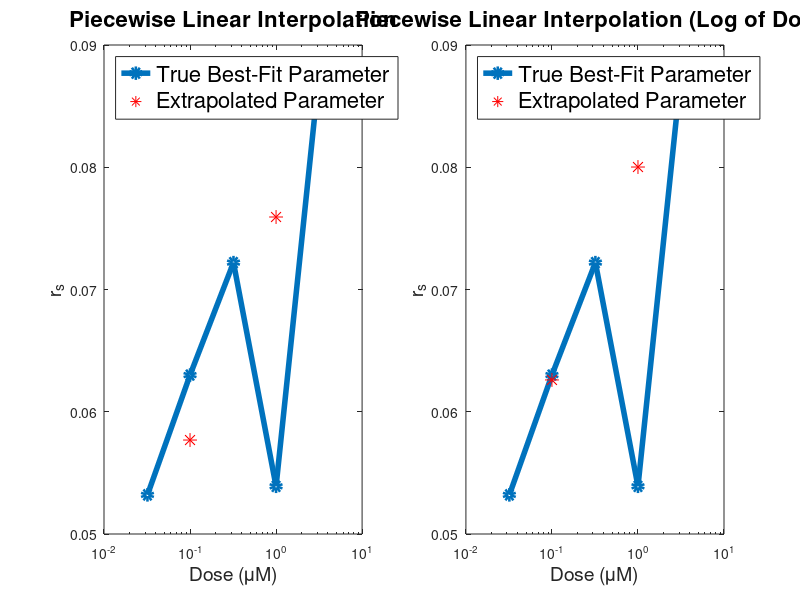
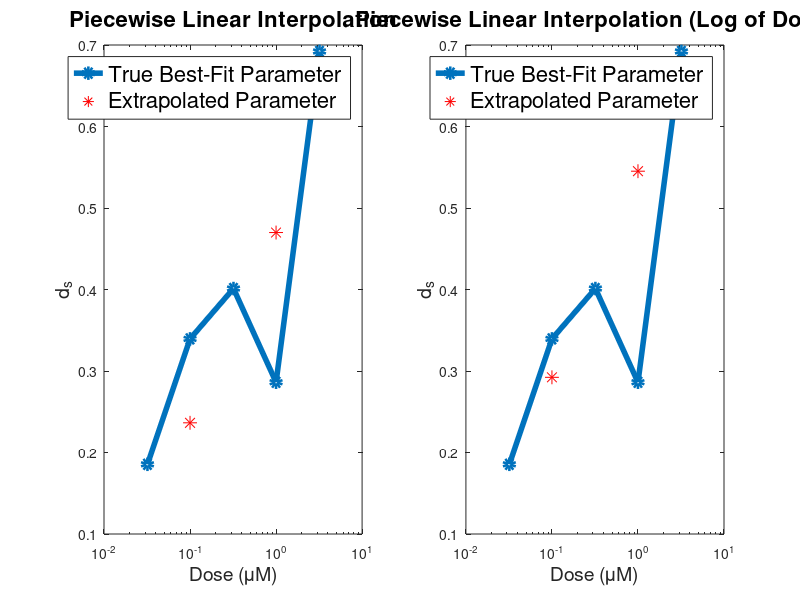
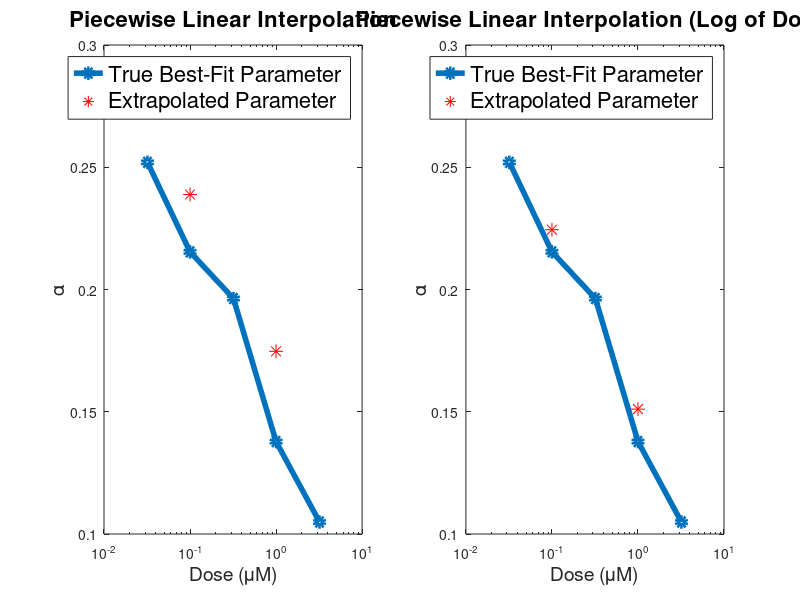
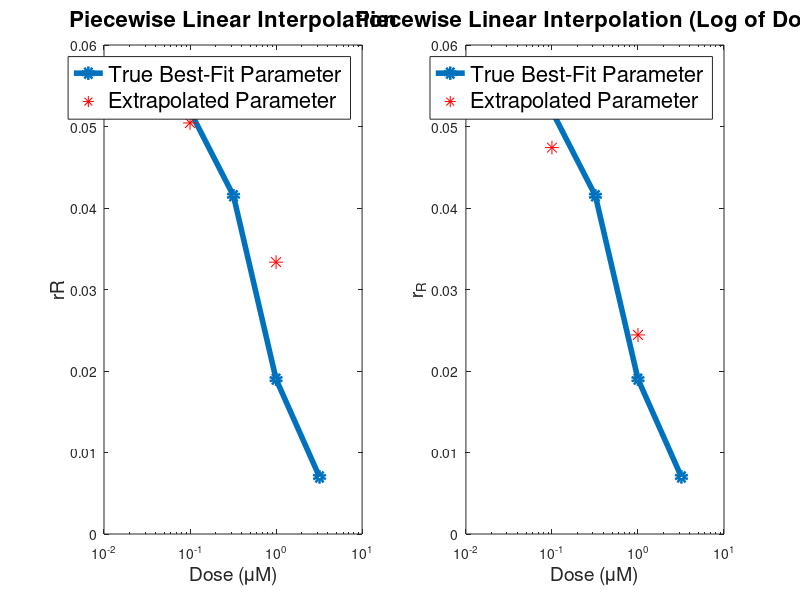

Reproduce these figures in MATLAB, in order. (Note: this script raises an error after producing the figures.)
%%%%%%%%%%%%%%%%%%%%%%%%%%%%%%%%%%%%%%%%%%%%%%%%%%%%%%%%%%%%%%%%%%%%%%%%%
%                                                                       %
% Performs piecewise linear interpolation of best-fit parameters at     %
% dose of 0.032, 0.32 and 3.2 to predict parameter values at dose of    %
% 0.1 and 1 muM.                                                        %
%                                                                       %
%%%%%%%%%%%%%%%%%%%%%%%%%%%%%%%%%%%%%%%%%%%%%%%%%%%%%%%%%%%%%%%%%%%%%%%%%

clearvars; close all;

%% Data: updated EXCEPT at doses of 0.1 and 1
drug_all = [0.032 0.1 0.32 1 3.2];
drug = drug_all(1:2:end);
drug_validate = drug_all(2:2:end);
rS_all = [0.0532 0.0630 0.0722 0.0539 0.0880];
dS_all = [0.1855 0.3394 0.4012 0.2862 0.6921];
alpha_all = [0.2520 0.2154 0.1963 0.1378 0.1049];
rR_all = [0.0532 0.0519 0.0415 0.0190 0.0070];
dR_all = [0.0751 0.0819 0.0699 0.0340 0.0137];

%% Divide rs into training and validation and use linear interpolation
rS = rS_all(1:2:end);
rS_interp = interp1(drug,rS,drug_validate); % On (dose, parameter)
rS_interp_log = interp1(log10(drug),rS,log10(drug_validate)); % On (log10(dose),parameter)
figure; 
set(gcf, 'Units', 'Normalized','OuterPosition', [0.05, 0.05, 0.5, 0.75]);
subplot(1,2,1)
semilogx(drug_all,rS_all,'o-','LineWidth',4); hold on;
semilogx(drug_validate,rS_interp,'*r','MarkerSize',10);
legend('True Best-Fit Parameter','Extrapolated Parameter','FontSize',16,...
    'Location','NorthWest');
title('Piecewise Linear Interpolation','FontSize',16);
xlabel('Dose (\muM)','FontSize',14);
ylabel('r_s','FontSize',14);
hold off;
subplot(1,2,2)
semilogx(drug_all,rS_all,'o-','LineWidth',4); hold on;
semilogx(drug_validate,rS_interp_log,'*r','MarkerSize',10);
legend('True Best-Fit Parameter','Extrapolated Parameter','FontSize',16,...
    'Location','NorthWest');
title('Piecewise Linear Interpolation (Log of Dose)','FontSize',16);
xlabel('Dose (\muM)','FontSize',14);
ylabel('r_s','FontSize',14);
hold off;

%% Divide ds into training and validation and use linear interpolation
dS = dS_all(1:2:end);
dS_interp = interp1(drug,dS,drug_validate); % On (dose, parameter)
dS_interp_log = interp1(log10(drug),dS,log10(drug_validate));  % On (log10(dose),parameter)
figure; 
set(gcf, 'Units', 'Normalized','OuterPosition', [0.05, 0.05, 0.5, 0.75]);
subplot(1,2,1)
semilogx(drug_all,dS_all,'o-','LineWidth',4); hold on;
semilogx(drug_validate,dS_interp,'*r','MarkerSize',10);
legend('True Best-Fit Parameter','Extrapolated Parameter','FontSize',16);
title('Piecewise Linear Interpolation','FontSize',16);
xlabel('Dose (\muM)','FontSize',14);
ylabel('d_s','FontSize',14);
hold off;
subplot(1,2,2)
semilogx(drug_all,dS_all,'o-','LineWidth',4); hold on;
semilogx(drug_validate,dS_interp_log,'*r','MarkerSize',10);
legend('True Best-Fit Parameter','Extrapolated Parameter','FontSize',16);
title('Piecewise Linear Interpolation (Log of Dose)','FontSize',16);
xlabel('Dose (\muM)','FontSize',14);
ylabel('d_s','FontSize',14);
hold off;

%% Divide alpha into training and validation and use linear interpolation
alpha = alpha_all(1:2:end);
alpha_interp = interp1(drug,alpha,drug_validate); % On (dose, parameter)
alpha_interp_log = interp1(log10(drug),alpha,log10(drug_validate)); % On (log10(dose),parameter)
figure; 
set(gcf, 'Units', 'Normalized','OuterPosition', [0.05, 0.05, 0.5, 0.75]);
subplot(1,2,1)
semilogx(drug_all,alpha_all,'o-','LineWidth',4); hold on;
semilogx(drug_validate,alpha_interp,'*r','MarkerSize',10);
legend('True Best-Fit Parameter','Extrapolated Parameter','FontSize',16);
title('Piecewise Linear Interpolation','FontSize',16);
xlabel('Dose (\muM)','FontSize',14);
ylabel('\alpha','FontSize',14);
hold off;
subplot(1,2,2)
semilogx(drug_all,alpha_all,'o-','LineWidth',4); hold on;
semilogx(drug_validate,alpha_interp_log,'*r','MarkerSize',10);
legend('True Best-Fit Parameter','Extrapolated Parameter','FontSize',16);
title('Piecewise Linear Interpolation (Log of Dose)','FontSize',16);
xlabel('Dose (\muM)','FontSize',14);
ylabel('\alpha','FontSize',14);
hold off;

%% Divide rR into training and validation and use linear interpolation
rR = rR_all(1:2:end);
rR_interp = interp1(drug,rR,drug_validate); % On (dose, parameter)
rR_interp_log = interp1(log10(drug),rR,log10(drug_validate)); % On (log10(dose),parameter)
figure; 
set(gcf, 'Units', 'Normalized','OuterPosition', [0.05, 0.05, 0.5, 0.75]);
subplot(1,2,1)
semilogx(drug_all,rR_all,'o-','LineWidth',4); hold on;
semilogx(drug_validate,rR_interp,'*r','MarkerSize',10);
legend('True Best-Fit Parameter','Extrapolated Parameter','FontSize',16);
title('Piecewise Linear Interpolation','FontSize',16);
xlabel('Dose (\muM)','FontSize',14);
ylabel('rR','FontSize',14);
hold off;
subplot (1,2,2)
semilogx(drug_all,rR_all,'o-','LineWidth',4); hold on;
semilogx(drug_validate,rR_interp_log,'*r','MarkerSize',10);
legend('True Best-Fit Parameter','Extrapolated Parameter','FontSize',16);
title('Piecewise Linear Interpolation (Log of Dose)','FontSize',16);
xlabel('Dose (\muM)','FontSize',14);
ylabel('r_R','FontSize',14);
hold off;

%% Divide dR into training and validation and use linear interpolation
dR = dR_all(1:2:end);
dR_interp = interp1(drug,dR,drug_validate); % On (dose, parameter)
dR_interp_log = interp1(log10(drug),dR,log10(drug_validate)); % On (log10(dose),parameter)
figure; 
set(gcf, 'Units', 'Normalized','OuterPosition', [0.05, 0.05, 0.5, 0.75]);
subplot(1,2,1)
semilogx(drug_all,dR_all,'o-','LineWidth',4); hold on;
semilogx(drug_validate,dR_interp,'*r','MarkerSize',10);
legend('True Best-Fit Parameter','Extrapolated Parameter','FontSize',16);
title('Piecewise Linear Interpolation','FontSize',16);
xlabel('Dose (\muM)','FontSize',14);
ylabel('d_R','FontSize',14);
hold off;
subplot(1,2,2)
semilogx(drug_all,dR_all,'o-','LineWidth',4); hold on;
semilogx(drug_validate,dR_interp_log,'*r','MarkerSize',10);
legend('True Best-Fit Parameter','Extrapolated Parameter','FontSize',16);
title('Piecewise Linear Interpolation (Log of Dose)','FontSize',16);
xlabel('Dose (\muM)','FontSize',14);
ylabel('d_R','FontSize',14);
hold off;

eps = 0.01;
figure; 
set(groot,'defaultAxesFontSize',14) % axes font size
set(groot,'defaultAxesLabelFontSize',14) % axes label font size
set(gcf, 'Units', 'Normalized','OuterPosition', [0.05, 0.05, 0.65, 0.85]);
subplot(2,3,1)
h1 = semilogx(drug,rS,'o:','LineWidth',2','MarkerSize',6); hold on;
semilogx(drug_validate,rS_interp_log,'*r','MarkerSize',10);
set(h1, 'markerfacecolor', get(h1, 'color')); 
xlabel('Dose (\muM)','FontSize',16);
ylabel('r_S','FontSize',16);
xlim([min(drug) max(drug)])
text(drug_validate(1)+eps,rS_interp_log(1),num2str(rS_interp_log(1),4),'FontSize',14)
text(drug_validate(2)+eps,rS_interp_log(2),num2str(rS_interp_log(2),4),'FontSize',14)
hold off;

subplot(2,3,2)
h1 = semilogx(drug,dS,'o:','LineWidth',2','MarkerSize',6); hold on;
semilogx(drug_validate,dS_interp_log,'*r','MarkerSize',10);
set(h1, 'markerfacecolor', get(h1, 'color')); 
xlabel('Dose (\muM)','FontSize',16);
ylabel('d_S','FontSize',16);
xlim([min(drug) max(drug)])
text(drug_validate(1)+eps,dS_interp_log(1),num2str(dS_interp_log(1),4),'FontSize',14)
text(drug_validate(2)+eps,dS_interp_log(2),num2str(dS_interp_log(2),4),'FontSize',14)
hold off;

subplot(2,3,3)
h1 = semilogx(drug,alpha,'o:','LineWidth',2','MarkerSize',6); hold on;
semilogx(drug_validate,alpha_interp_log,'*r','MarkerSize',10);
set(h1, 'markerfacecolor', get(h1, 'color')); 
xlabel('Dose (\muM)','FontSize',16);
ylabel('\alpha','FontSize',16);
xlim([min(drug) max(drug)])
text(drug_validate(1)+eps,alpha_interp_log(1),num2str(alpha_interp_log(1),4),'FontSize',14)
text(drug_validate(2)+eps,alpha_interp_log(2),num2str(alpha_interp_log(2),4),'FontSize',14)
hold off;

subplot(2,3,4)
h1 = semilogx(drug,rR,'o:','LineWidth',2','MarkerSize',6); hold on;
semilogx(drug_validate,rR_interp_log,'*r','MarkerSize',10);
set(h1, 'markerfacecolor', get(h1, 'color')); 
xlabel('Dose (\muM)','FontSize',16);
ylabel('r_R','FontSize',16);
xlim([min(drug) max(drug)])
text(drug_validate(1)+eps,rR_interp_log(1),num2str(rR_interp_log(1),4),'FontSize',14)
text(drug_validate(2)+eps,rR_interp_log(2),num2str(rR_interp_log(2),4),'FontSize',14)
hold off;

subplot(2,3,5)
h1 = semilogx(drug,dR,'o','LineWidth',1','MarkerSize',6); hold on;
semilogx(drug_validate,dR_interp_log,'*r','MarkerSize',10);
h2 = semilogx(drug,dR,':','LineWidth',2); 
set(h1, 'markerfacecolor', get(h1, 'color')); 
set(h2, 'color', get(h1, 'color')); 
xlabel('Dose (\muM)','FontSize',16);
ylabel('d_R','FontSize',16);
xlim([min(drug) max(drug)])
legend('Best-Fit','Interpolated','FontSize',16);
text(drug_validate(1)+eps,dR_interp_log(1),num2str(dR_interp_log(1),4),'FontSize',14)
text(drug_validate(2)+eps,dR_interp_log(2),num2str(dR_interp_log(2),4),'FontSize',14)
hold off;
